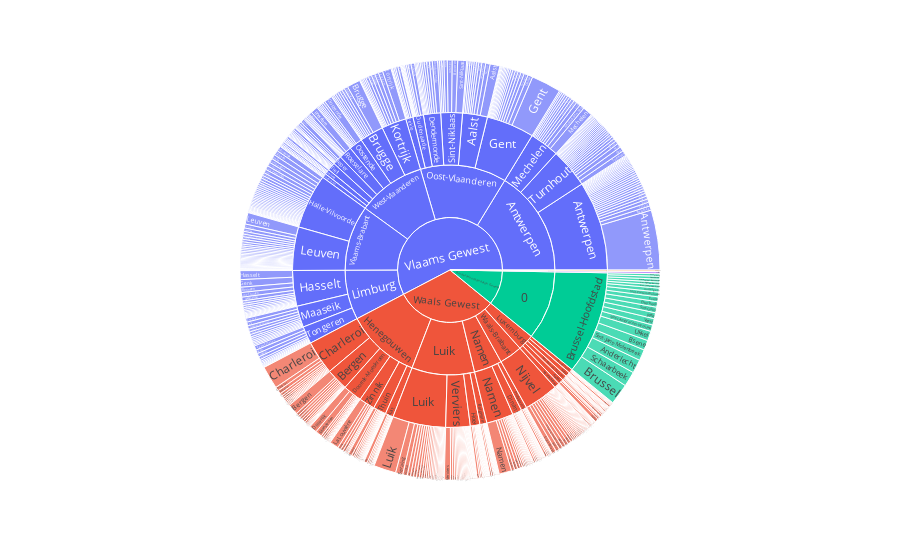

Source (notebook cell):
### Code cell
# use plotly for sunburst
import plotly.express as px

fig = px.sunburst(df, path=['region_NL', 'province_NL', 'arrondissement_NL', 'municipality_NL'], values='inhabitants')
fig.show()

### Figure 1 — Plotly figure (JSON) as saved in the notebook; plotly's stock layout.template omitted (floating-point values rounded to 4 significant figures; data arrays with more than 128 entries replaced by an {"elided": "..."} marker saying what was removed)
{"data": [{"branchvalues": "total", "domain": {"x": [0, 1], "y": [0, 1]}, "hovertemplate": "labels=%{label}<br>inhabitants=%{value}<br>parent=%{parent}<br>id=%{id}<extra></extra>", "ids": {"elided": "643 str values"}, "labels": {"elided": "643 str values"}, "name": "", "parents": {"elided": "643 str values"}, "type": "sunburst", "values": {"elided": "643 int values"}}], "layout": {"legend": {"tracegroupgap": 0}, "margin": {"t": 60}}}
